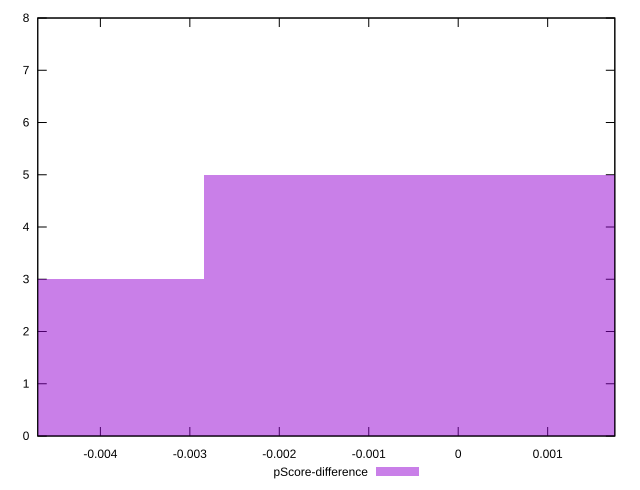

Recreate this plot in gnuplot.
reset

$pScoreDifference <<EOF
-0.005683958227641591 3
0 5
EOF

set key outside below
set boxwidth 0.005683958227641591
set xrange [-0.004700165825006229:0.0017507844305184872]
set yrange [0:8]
set trange [0:8]
set style fill transparent solid 0.5 noborder
set terminal svg size 640, 490 enhanced background rgb 'white'
set output "report/report_00029_2021-02-24T13-36-40.390Z/speed-index/samples/astro/pScore-difference/histogram.svg"

plot $pScoreDifference title "pScore-difference" with boxes

reset
